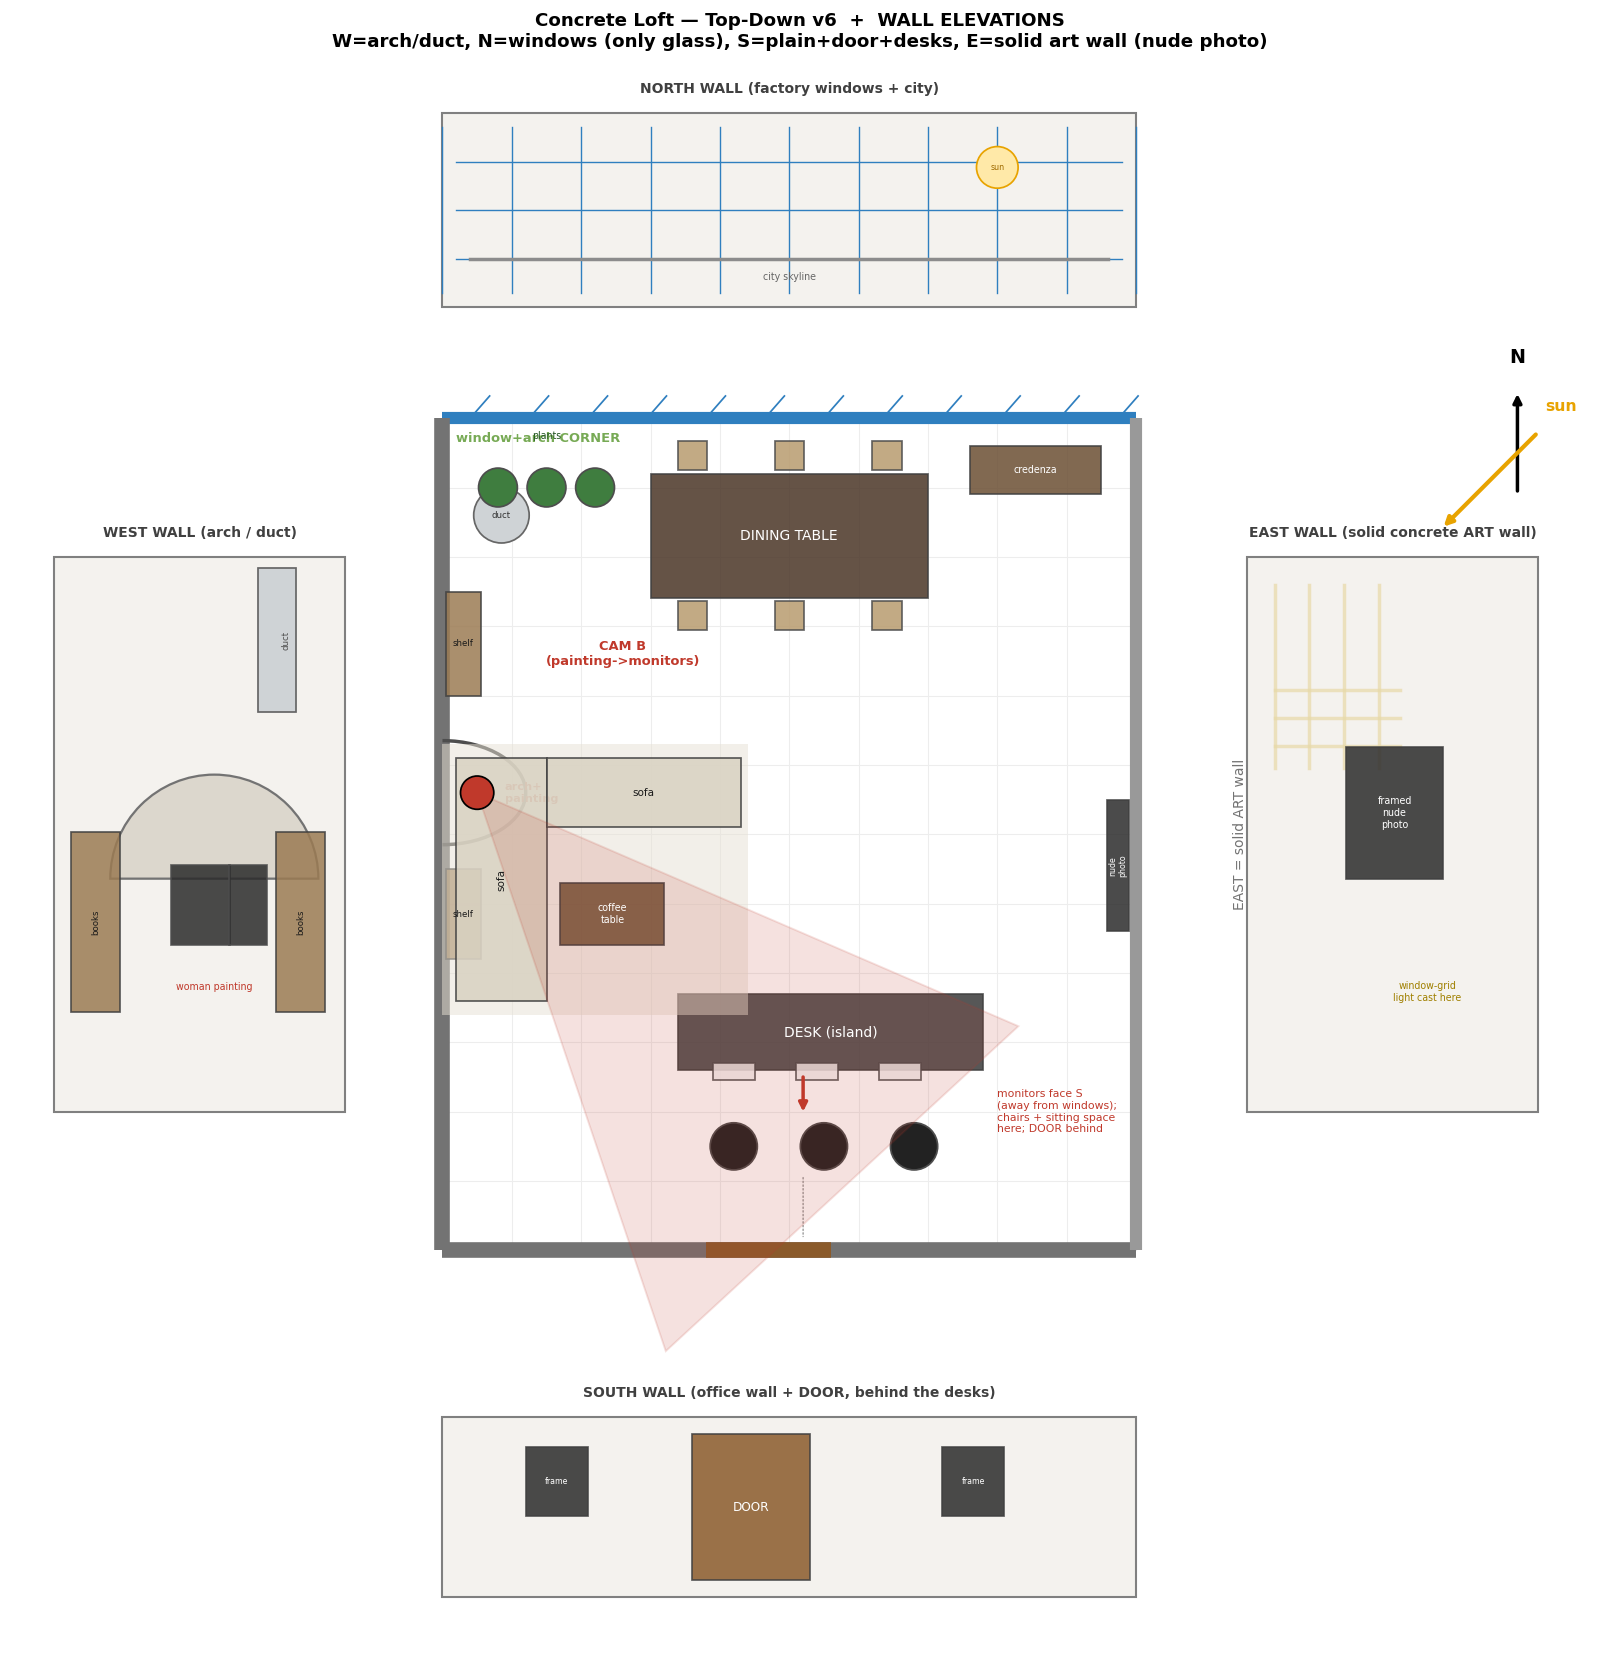

Here is the Python script that generated this plot:
"""
Concrete loft — Top-Down v5 (CORNER UNIT, arch on LEFT) + WALL ELEVATIONS.

Plan (N up):
  N (top)   = WINDOW wall (glass + city + sun); dining table + plants + credenza along it
  W (left)  = ARCH/DUCT wall: arched alcove + woman painting, duct drop near NW, bookshelves, sofas
  S (bottom)= DESK/OFFICE wall (opposite windows) + DOOR; desks are an ISLAND with sitting space
  E (right) = plain concrete wall (leaning art)
  windows N and arch W are ADJACENT, meeting at the NW corner.

Around the plan, four ELEVATION strips show what is mounted on each wall.
Render:  .venv/bin/python room_topdown.py  ->  room_topdown.png
"""
import matplotlib
matplotlib.use("Agg")
import matplotlib.pyplot as plt
from matplotlib.patches import Rectangle, Arc, Polygon, Circle, Wedge
import numpy as np

W, H = 10.0, 12.0
fig, ax = plt.subplots(figsize=(13, 13.5))
ax.set_xlim(-6.2, 16.5)
ax.set_ylim(-6.0, 17.2)
ax.set_aspect("equal")
ax.axis("off")

def box(x, y, w, h, color, label=None, alpha=0.85, fs=8, ec="0.25", lw=1.0, rot=0, tc="0.1"):
    ax.add_patch(Rectangle((x, y), w, h, facecolor=color, edgecolor=ec, lw=lw, alpha=alpha, zorder=3))
    if label:
        ax.text(x+w/2, y+h/2, label, ha="center", va="center", fontsize=fs, zorder=5, rotation=rot, color=tc)

# ===== PLAN GRID =====
for gx in range(0, 11):
    ax.plot([gx, gx], [0, H], color="0.93", lw=0.6, zorder=0)
for gy in range(0, 13):
    ax.plot([0, W], [gy, gy], color="0.93", lw=0.6, zorder=0)

# ===== WALLS =====
ax.plot([0, W], [H, H], color="#2f7fbf", lw=7, solid_capstyle="butt", zorder=2)  # N windows
for gx in np.arange(0.4, W, 0.85):
    ax.plot([gx, gx+0.28], [H, H+0.32], color="#2f7fbf", lw=1, zorder=2)
ax.plot([0, 0], [0, H], color="0.45", lw=9, solid_capstyle="butt", zorder=2)     # W arch/duct
ax.plot([0, W], [0, 0], color="0.45", lw=9, solid_capstyle="butt", zorder=2)     # S desk wall
ax.plot([W, W], [0, H], color="0.6", lw=7, solid_capstyle="butt", zorder=2)      # E plain
ax.text(0.2, H-0.2, "window+arch CORNER", ha="left", va="top", fontsize=7.5, color="#7a5", fontweight="bold")

# door in south wall
ax.plot([3.8, 5.6], [0, 0], color="#8a5a2b", lw=9, solid_capstyle="butt", zorder=3)

# ===== ARCH/DUCT WALL items (plan) =====
ax.add_patch(Arc((0, 6.6), 2.4, 1.5, angle=0, theta1=-90, theta2=90, color="0.3", lw=2, zorder=3))
ax.text(0.9, 6.6, "arch+\npainting", ha="left", va="center", fontsize=6.5, color="#c0392b", fontweight="bold")
box(0.05, 4.2, 0.5, 1.3, "#9b7b53", "shelf", fs=5)
box(0.05, 8.0, 0.5, 1.5, "#9b7b53", "shelf", fs=5)
ax.add_patch(Circle((0.85, 10.6), 0.4, facecolor="#cfd3d6", edgecolor="0.4", lw=1, zorder=3))
ax.text(0.85, 10.6, "duct", ha="center", va="center", fontsize=5, color="0.2")

# ===== OFFICE / DESKS (island with sitting space) =====
box(3.4, 2.6, 4.4, 1.1, "#3a3a3a", "DESK (island)", fs=8, tc="w")     # desk top
for mx in (3.9, 5.1, 6.3):                                            # monitors on SOUTH edge, screens face S
    box(mx, 2.45, 0.6, 0.25, "#f2f2f2", None, ec="0.3")
ax.annotate("", xy=(5.2, 1.95), xytext=(5.2, 2.55), arrowprops=dict(arrowstyle="-|>", color="#c0392b", lw=2), zorder=6)
for cx in (4.2, 5.5, 6.8):                                            # chairs SOUTH of desk (people sit here)
    ax.add_patch(Circle((cx, 1.5), 0.34, facecolor="#222", edgecolor="0.3", zorder=4))
ax.text(8.0, 2.0, "monitors face S\n(away from windows);\nchairs + sitting space\nhere; DOOR behind", ha="left", va="center", fontsize=6.3, color="#c0392b")
ax.annotate("", xy=(5.2, 0.15), xytext=(5.2, 1.1), arrowprops=dict(arrowstyle="-", color="0.6", lw=0.8, ls=":"), zorder=2)

# ===== SOFAS + coffee table + rug (against arch / West) =====
box(0.0, 3.4, 4.4, 3.9, "#e7e1d4", None, alpha=0.5, ec="none")
box(0.2, 3.6, 1.3, 3.5, "#d9d2c2", "sofa", fs=6, rot=90)
box(1.5, 6.1, 2.8, 1.0, "#d9d2c2", "sofa", fs=6)
box(1.7, 4.4, 1.5, 0.9, "#6b4f33", "coffee\ntable", fs=5.5, tc="w")

# ===== DINING + plants + credenza (along North windows) =====
box(3.0, 9.4, 4.0, 1.8, "#4a3526", "DINING TABLE", fs=8, tc="w")
for cx in (3.4, 4.8, 6.2):
    box(cx, 8.95, 0.42, 0.42, "#b89b6e", None, ec="0.3")
    box(cx, 11.25, 0.42, 0.42, "#b89b6e", None, ec="0.3")
box(7.6, 10.9, 1.9, 0.7, "#6b4f33", None)
ax.text(8.55, 11.25, "credenza", ha="center", va="center", fontsize=5.5, color="w")
for px in (0.8, 1.5, 2.2):
    ax.add_patch(Circle((px, 11.0), 0.28, facecolor="#3f7d3f", edgecolor="0.3", zorder=3))
ax.text(1.5, 11.7, "plants", ha="center", fontsize=5.5, color="#225522")
box(W-0.42, 4.6, 0.32, 1.9, "#2b2b2b", "nude\nphoto", fs=4.5, tc="w", rot=90)   # framed photo on east ART wall

# ===== CAM B =====
def camera(x, y, ang, fov, length, label, color, lx, ly):
    a=np.radians(ang); half=np.radians(fov/2)
    p1=(x+length*np.cos(a-half), y+length*np.sin(a-half)); p2=(x+length*np.cos(a+half), y+length*np.sin(a+half))
    ax.add_patch(Polygon([(x,y),p1,p2], closed=True, facecolor=color, alpha=0.15, edgecolor=color, lw=1.1, zorder=4))
    ax.add_patch(Circle((x,y),0.24, facecolor=color, edgecolor="k", lw=1, zorder=7))
    ax.text(lx, ly, label, ha="center", va="center", fontsize=7.5, fontweight="bold", color=color, zorder=8)
camera(0.5, 6.6, np.degrees(np.arctan2(1.5-6.6, 5.2-0.5)), 48, 8.5, "CAM B\n(painting->monitors)", "#c0392b", 2.6, 8.6)

# N arrow + sun
ax.annotate("", xy=(15.5,12.4), xytext=(15.5,10.9), arrowprops=dict(arrowstyle="-|>", color="k", lw=2))
ax.text(15.5,12.8,"N",ha="center",fontsize=11,fontweight="bold")
ax.annotate("", xy=(14.4,10.4), xytext=(15.8,11.8), arrowprops=dict(arrowstyle="-|>", color="#e8a300", lw=2.4))
ax.text(15.9,12.1,"sun",color="#e8a300",fontsize=9,fontweight="bold")

# ============================================================
#  WALL ELEVATIONS (what is mounted on each wall — vertical info)
# ============================================================
def elev_frame(x, y, w, h, title):
    ax.add_patch(Rectangle((x,y), w, h, facecolor="#f4f2ee", edgecolor="0.5", lw=1.2, zorder=1))
    ax.text(x+w/2, y+h+0.25, title, ha="center", va="bottom", fontsize=8, fontweight="bold", color="0.25")

# ---- WEST (arch/duct) elevation — left of plan ----
ex, ey, ew, eh = -5.6, 2.0, 4.2, 8.0
elev_frame(ex, ey, ew, eh, "WEST WALL (arch / duct)")
ax.add_patch(Wedge((ex+ew*0.55, ey+eh*0.42), 1.5, 0, 180, facecolor="#dcd7cd", edgecolor="0.45", lw=1.3, zorder=2))  # arch
box(ex+ew*0.40, ey+eh*0.30, 0.85, 1.15, "#2b2b2b", None, ec="0.3")   # portrait inside arch
box(ex+ew*0.60, ey+eh*0.30, 0.55, 1.15, "#2b2b2b", None, ec="0.3")
ax.text(ex+ew*0.55, ey+eh*0.22, "woman painting", ha="center", fontsize=5.5, color="#c0392b")
box(ex+0.25, ey+eh*0.18, 0.7, 2.6, "#9b7b53", "books", fs=5, rot=90)  # bookshelf
box(ex+ew-1.0, ey+eh*0.18, 0.7, 2.6, "#9b7b53", "books", fs=5, rot=90)
ax.add_patch(Rectangle((ex+ew*0.70, ey+eh*0.72), 0.55, eh*0.26, facecolor="#cfd3d6", edgecolor="0.4", zorder=2))  # duct drop
ax.text(ex+ew*0.78, ey+eh*0.85, "duct", rotation=90, fontsize=5, color="0.3", va="center")

# ---- NORTH (windows) elevation — above plan ----
nx, ny, nw, nh = 0.0, 13.6, W, 2.8
elev_frame(nx, ny, nw, nh, "NORTH WALL (factory windows + city)")
for i in range(11):
    ax.plot([nx+i*nw/10, nx+i*nw/10],[ny+0.2, ny+nh-0.2], color="#2f7fbf", lw=0.8, zorder=2)
for j in range(1,4):
    ax.plot([nx+0.2, nx+nw-0.2],[ny+j*nh/4, ny+j*nh/4], color="#2f7fbf", lw=0.8, zorder=2)
ax.plot([nx+0.4, nx+nw-0.4],[ny+0.7, ny+0.7], color="0.55", lw=2, zorder=2)  # skyline
ax.text(nx+nw*0.5, ny+0.4, "city skyline", ha="center", fontsize=5.5, color="0.4")
ax.add_patch(Circle((nx+nw*0.8, ny+nh*0.72), 0.3, facecolor="#ffe9a8", edgecolor="#e8a300", zorder=3))
ax.text(nx+nw*0.8, ny+nh*0.72, "sun", ha="center", va="center", fontsize=4.5, color="#a06b00")

# ---- SOUTH (desk wall) elevation — below plan ----
sx, sy, sw, sh = 0.0, -5.0, W, 2.6
elev_frame(sx, sy, sw, sh, "SOUTH WALL (office wall + DOOR, behind the desks)")
box(sx+sw*0.36, sy+0.25, 1.7, sh-0.5, "#8a5a2b", "DOOR", fs=7, tc="w")
box(sx+sw*0.12, sy+sh*0.45, 0.9, 1.0, "#2b2b2b", "frame", fs=4.5, tc="w")
box(sx+sw*0.72, sy+sh*0.45, 0.9, 1.0, "#2b2b2b", "frame", fs=4.5, tc="w")

# ---- EAST (solid ART wall) elevation — right of plan ----
qx, qy, qw, qh = 11.6, 2.0, 4.2, 8.0
elev_frame(qx, qy, qw, qh, "EAST WALL (solid concrete ART wall)")
box(qx+qw*0.34, qy+qh*0.42, 1.4, 1.9, "#2b2b2b", "framed\nnude\nphoto", fs=5.5, tc="w")
# window-grid light cast onto this wall
for i in range(4):
    ax.plot([qx+0.4+i*0.5, qx+0.4+i*0.5],[qy+qh*0.62, qy+qh*0.95], color="#e8d9a8", lw=2, alpha=0.7, zorder=1)
for j in range(3):
    ax.plot([qx+0.4, qx+2.2],[qy+qh*0.66+j*0.4, qy+qh*0.66+j*0.4], color="#e8d9a8", lw=2, alpha=0.7, zorder=1)
ax.text(qx+qw*0.62, qy+qh*0.20, "window-grid\nlight cast here", ha="center", fontsize=5.5, color="#a08000")

ax.text(W+1.5, H/2, "EAST = solid ART wall", rotation=90, ha="center", va="center", color="0.45", fontsize=8)
ax.set_title("Concrete Loft — Top-Down v6  +  WALL ELEVATIONS\nW=arch/duct, N=windows (only glass), S=plain+door+desks, E=solid art wall (nude photo)",
             fontsize=10.5, fontweight="bold")
plt.tight_layout()
plt.savefig("/Users/bash/Desktop/viraladsgen-service/video-gen/room_topdown.png", dpi=125, bbox_inches="tight")
print("saved room_topdown.png")
